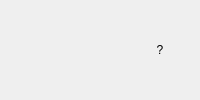
    <widget class="QWidget" name="Panel3" native="true">
     <property name="enabled">
      <bool>true</bool>
     </property>
     <property name="sizePolicy">
      <sizepolicy hsizetype="Preferred" vsizetype="Fixed">
       <horstretch>0</horstretch>
       <verstretch>0</verstretch>
      </sizepolicy>
     </property>
     <property name="toolTip">
      <string/>
     </property>
     <property name="text" stdset="0">
      <string/>
     </property>
     <layout class="QHBoxLayout" name="horizontalLayout_4">
      <property name="spacing">
       <number>0</number>
      </property>
      <property name="leftMargin">
       <number>0</number>
      </property>
      <property name="topMargin">
       <number>0</number>
      </property>
      <property name="rightMargin">
       <number>0</number>
      </property>
      <property name="bottomMargin">
       <number>0</number>
      </property>
      <item>
       <widget class="QPushButton" name="BtnMonitor">
        <property name="enabled">
         <bool>true</bool>
        </property>
        <property name="toolTip">
         <string>RTK Monitor</string>
        </property>
        <property name="icon">
         <iconset resource="../strsvr_qt/strsvr_qt.qrc">
          <normaloff>:/buttons/sqr.bmp</normaloff>:/buttons/sqr.bmp</iconset>
        </property>
        <property name="flat">
         <bool>true</bool>
        </property>
       </widget>
      </item>
      <item>
       <widget class="QLabel" name="Message">
        <property name="enabled">
         <bool>true</bool>
        </property>
        <property name="sizePolicy">
         <sizepolicy hsizetype="Expanding" vsizetype="Minimum">
          <horstretch>0</horstretch>
          <verstretch>0</verstretch>
         </sizepolicy>
        </property>
        <property name="toolTip">
         <string/>
        </property>
        <property name="text">
         <string/>
        </property>
       </widget>
      </item>
      <item>
       <widget class="QWidget" name="Panel33" native="true">
        <property name="enabled">
         <bool>true</bool>
        </property>
        <property name="toolTip">
         <string/>
        </property>
        <property name="text" stdset="0">
         <string/>
        </property>
        <layout class="QHBoxLayout" name="horizontalLayout_3">
         <property name="spacing">
          <number>0</number>
         </property>
         <property name="leftMargin">
          <number>0</number>
         </property>
         <property name="topMargin">
          <number>0</number>
         </property>
         <property name="rightMargin">
          <number>0</number>
         </property>
         <property name="bottomMargin">
          <number>0</number>
         </property>
         <item>
          <widget class="QPushButton" name="BtnTaskTray">
           <property name="enabled">
            <bool>true</bool>
           </property>
           <property name="sizePolicy">
            <sizepolicy hsizetype="Minimum" vsizetype="Ignored">
             <horstretch>0</horstretch>
             <verstretch>0</verstretch>
            </sizepolicy>
           </property>
           <property name="toolTip">
            <string>Hide</string>
           </property>
           <property name="icon">
            <iconset resource="../strsvr_qt/strsvr_qt.qrc">
             <normaloff>:/buttons/ttray.bmp</normaloff>:/buttons/ttray.bmp</iconset>
           </property>
           <property name="flat">
            <bool>true</bool>
           </property>
          </widget>
         </item>
         <item>
          <widget class="QPushButton" name="BtnAbout">
           <property name="enabled">
            <bool>true</bool>
           </property>
           <property name="sizePolicy">
            <sizepolicy hsizetype="Fixed" vsizetype="Ignored">
             <horstretch>0</horstretch>
             <verstretch>0</verstretch>
            </sizepolicy>
           </property>
           <property name="toolTip">
            <string>About</string>
           </property>
           <property name="text">
            <string>?</string>
           </property>
           <property name="flat">
            <bool>true</bool>
           </property>
          </widget>
         </item>
        </layout>
       </widget>
      </item>
     </layout>
    </widget>
